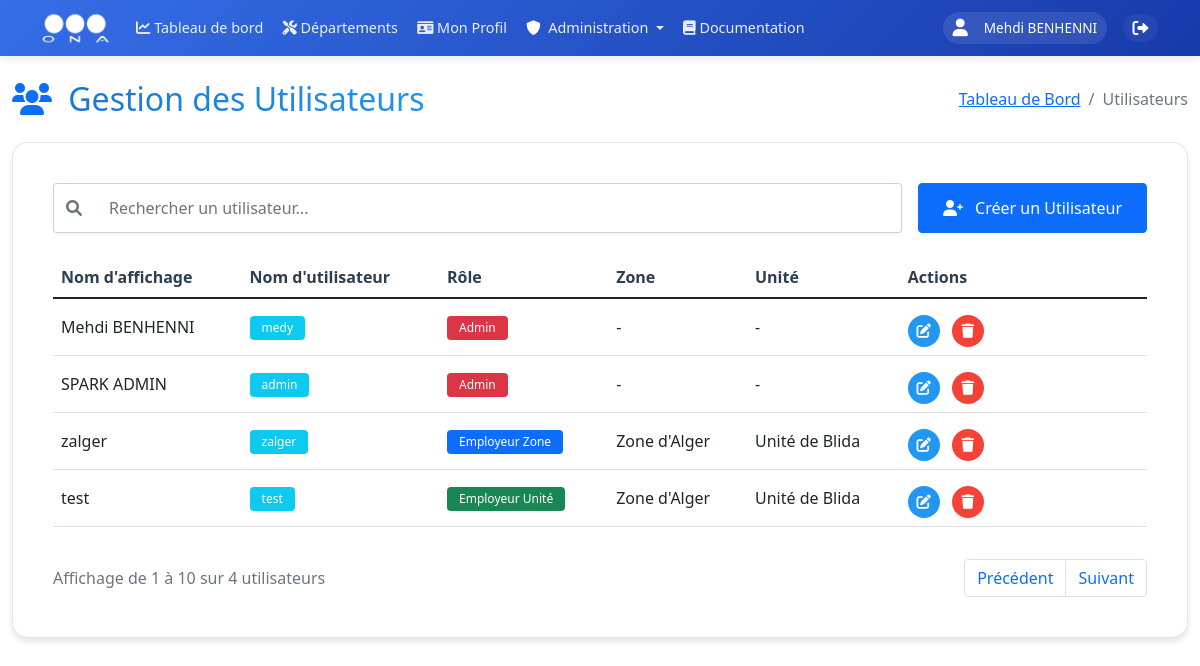
The app's page /admin/users (signed in) with its own data.
### models.py (models this page shows, shortened)
class User(UserMixin, db.Model):
    __tablename__ = 'users'
    id = db.Column(db.Integer, primary_key=True)
    username = db.Column(db.String(80), unique=True, nullable=False, index=True)
    nickname = db.Column(db.String(80), index=True)
    email = db.Column(db.String(120), unique=True, nullable=True, index=True)
    password_hash = db.Column(db.String(128))
    role = db.Column(db.String(20), nullable=False, default=UserRole.UTILISATEUR, index=True)
    is_active = db.Column(db.Boolean, default=True, index=True)
    last_login = db.Column(db.DateTime, index=True)
    unit_id = db.Column(db.Integer, db.ForeignKey('units.id', ondelete='SET NULL'), nullable=True, index=True)
    zone_id = db.Column(db.Integer, db.ForeignKey('zones.id', ondelete='SET NULL'), nullable=True, index=True)
    created_at = db.Column(db.DateTime, default=datetime.utcnow, index=True)
    updated_at = db.Column(db.DateTime, default=datetime.utcnow, onupdate=datetime.utcnow, index=True)
    profile = db.relationship('UserProfile', backref='user', uselist=False, lazy=True, cascade='all, delete-orphan')
    incidents = db.relationship('Incident', backref='author', lazy=True)

class Zone(db.Model):
    __tablename__ = 'zones'
    id = db.Column(db.Integer, primary_key=True)
    name = db.Column(db.String(100), unique=True, nullable=False, index=True)
    code = db.Column(db.String(10), unique=True, nullable=False, index=True)
    email = db.Column(db.String(120), unique=True, nullable=True)
    phone = db.Column(db.String(20), nullable=True)
    description = db.Column(db.Text)
    address = db.Column(db.String(200))
    director_id = db.Column(db.Integer, db.ForeignKey('users.id'), nullable=True)
    units = db.relationship('Unit', backref='zone', lazy=True, cascade='all, delete-orphan')
    users = db.relationship('User', backref='assigned_zone', lazy=True, foreign_keys='User.zone_id')
    director = db.relationship('User', foreign_keys=[director_id], backref='directed_zone', lazy=True)
    created_at = db.Column(db.DateTime, default=datetime.utcnow, index=True)
    updated_at = db.Column(db.DateTime, default=datetime.utcnow, onupdate=datetime.utcnow, index=True)

class Unit(db.Model):
    __tablename__ = 'units'
    id = db.Column(db.Integer, primary_key=True)
    name = db.Column(db.String(100), nullable=False, index=True)
    code = db.Column(db.String(10), unique=True, nullable=False, index=True)
    email = db.Column(db.String(120), unique=True, nullable=True)
    phone = db.Column(db.String(20), nullable=True)
    description = db.Column(db.Text)
    address = db.Column(db.String(200))
    zone_id = db.Column(db.Integer, db.ForeignKey('zones.id', ondelete='CASCADE'), nullable=False, index=True)
    director_id = db.Column(db.Integer, db.ForeignKey('users.id'), nullable=True)
    centers = db.relationship('Center', backref='unit', lazy=True, cascade='all, delete-orphan')
    users = db.relationship('User', backref='assigned_unit', lazy=True, foreign_keys='User.unit_id')
    director = db.relationship('User', foreign_keys=[director_id], backref='directed_unit', lazy=True)
    incidents = db.relationship('Incident', backref='unit', lazy=True)
    created_at = db.Column(db.DateTime, default=datetime.utcnow, index=True)
    updated_at = db.Column(db.DateTime, default=datetime.utcnow, onupdate=datetime.utcnow, index=True)

### routes/users.py (the view)
@users.route('/admin/users')
@login_required
@admin_required
def manage_users():
    users = User.query.options(
        db.joinedload(User.assigned_zone),
        db.joinedload(User.assigned_unit)
    ).all()
    zones = Zone.query.order_by(Zone.name).all()
    zones_data = [{'id': zone.id, 'name': zone.name} for zone in zones]
    available_roles = [
        UserRole.EMPLOYEUR_DG,
        UserRole.EMPLOYEUR_ZONE,
        UserRole.EMPLOYEUR_UNITE,
        UserRole.UTILISATEUR
    ]
    if current_user.role == UserRole.ADMIN:
        available_roles = [UserRole.ADMIN] + available_roles
    return render_template('admin/users.html',
                         users=users,
                         zones=zones,
                         zones_data=zones_data,
                         UserRole=UserRole,
                         available_roles=available_roles,
                         current_user=current_user)  # Pass current_user and available_roles to template

### templates/admin/users.html (shortened to what this page needs)
{% extends "base/base.html" %}
{% block content %}
<div class="container-fluid mt-4">
    <div class="row mb-4">
        <div class="col-12">
            <div class="d-flex flex-column flex-md-row justify-content-between align-items-start align-items-md-center gap-3">
                <h2 class="mb-0">
                    <i class="fas fa-users me-2 text-primary"></i>
                    <span class="gradient-text">Gestion des Utilisateurs</span>
                </h2>
                <nav aria-label="breadcrumb">
                    <ol class="breadcrumb mb-0">
                        <li class="breadcrumb-item"><a href="{{ url_for('main_dashboard.dashboard') }}">Tableau de Bord</a></li>
                        <li class="breadcrumb-item active">Utilisateurs</li>
                    </ol>
                </nav>
            </div>
        </div>
    </div>
    <div class="row">
        <div class="col-12">
            <div class="glass-card">
                <div class="card-body">
                    <div class="d-flex flex-column flex-md-row justify-content-between align-items-stretch gap-3 mb-4">
                        <div class="flex-grow-1">
                            <div class="input-group">
                                <span class="input-group-text">
                                    <i class="fas fa-search"></i>
                                </span>
                                <input type="text" id="searchInput" class="form-control" placeholder="Rechercher un utilisateur...">
                            </div>
                        </div>
                        <div>
                            <button id="createUserBtn" class="btn btn-primary w-100">
                                <i class="fas fa-user-plus me-2"></i>
                                Créer un Utilisateur
                            </button>
                        </div>
                    </div>
                    <div class="table-responsive">
                        <table class="table table-hover" id="usersTable">
                            <thead>
                                <tr>
                                    <th class="text-nowrap">Nom d'affichage</th>
                                    <th class="text-nowrap">Nom d'utilisateur</th>
                                    <th class="text-nowrap">Rôle</th>
                                    <th class="text-nowrap">Zone</th>
                                    <th class="text-nowrap">Unité</th>
                                    <th class="text-nowrap">Actions</th>
                                </tr>
                            </thead>
                            <tbody>
                                {% for user in users %}
                                <tr>
                                    <td class="text-break">{{ user.nickname if user.nickname else '-' }}</td>
                                    <td><span class="badge bg-info text-break">{{ user.username }}</span></td>
                                    <td>
                                        {% if user.role == UserRole.ADMIN %}
                                            <span class="badge bg-danger text-wrap">{{ UserRole.get_role_display_name(user.role) }}</span>
                                        {% elif user.role == UserRole.EMPLOYEUR_DG %}
                                            <span class="badge bg-warning text-wrap">{{ UserRole.get_role_display_name(user.role) }}</span>
                                        {% elif user.role == UserRole.EMPLOYEUR_ZONE %}
                                            <span class="badge bg-primary text-wrap">{{ UserRole.get_role_display_name(user.role) }}</span>
                                        {% elif user.role == UserRole.EMPLOYEUR_UNITE %}
                                            <span class="badge bg-success text-wrap">{{ UserRole.get_role_display_name(user.role) }}</span>
                                        {% else %}
                                            <span class="badge bg-secondary text-wrap">{{ UserRole.get_role_display_name(user.role) }}</span>
                                        {% endif %}
                                    </td>
                                    <td class="text-break">{{ user.assigned_zone.name if user.assigned_zone else '-' }}</td>
                                    <td class="text-break">{{ user.assigned_unit.name if user.assigned_unit else '-' }}</td>
                                    <td>
                                        <div class="actions-wrapper">
                                            <div class="actions-cell">
                                                <div class="actions-dropdown">
                                                    <div class="actions-menu">
                                                        <button class="action-btn btn-primary edit-user me-2"
                                                                data-user-id="{{ user.id }}"
                                                                data-username="{{ user.username }}"
                                                                data-nickname="{{ user.nickname }}"
                                                                data-role="{{ user.role }}"
                                                                data-zone="{{ user.assigned_zone.id if user.assigned_zone else '' }}"
                                                                data-unit="{{ user.assigned_unit.id if user.assigned_unit else '' }}"
                                                                data-bs-toggle="tooltip"
                                                                title="Modifier l'utilisateur">
                                                            <i class="fas fa-edit"></i>
                                                        </button>
                                                        <button class="action-btn btn-danger delete-user"
                                                                data-user-id="{{ user.id }}"
                                                                data-bs-toggle="tooltip"
                                                                title="Supprimer l'utilisateur">
                                                            <i class="fas fa-trash"></i>
                                                        </button>
                                                    </div>
                                                </div>
                                            </div>
                                        </div>
                                    </td>
                                </tr>
                                {% endfor %}
                            </tbody>
                        </table>
                    </div>
                    <div class="d-flex flex-column flex-md-row justify-content-between align-items-center gap-3 mt-3">
                        <div class="text-muted order-2 order-md-1">
                            Affichage de <span id="startRange">1</span> à <span id="endRange">10</span> sur <span id="totalItems">{{ users|length }}</span> utilisateurs
                        </div>
                        <nav aria-label="Page navigation" class="order-1 order-md-2">
                            <ul class="pagination mb-0">
                                <li class="page-item">
                                    <button class="page-link" id="prevPage">Précédent</button>
                                </li>
                                <li class="page-item">
                                    <button class="page-link" id="nextPage">Suivant</button>
                                </li>
                            </ul>
                        </nav>
                    </div>
                </div>
            </div>
        </div>
    </div>
</div>
{% endblock %}
{% block extra_css %}
<link rel="stylesheet" href="{{ url_for('static', filename='css/admin/users.css') }}">
{% endblock %}

### templates/base/base.html (shortened to what this page needs)
<!DOCTYPE html>
<html lang="fr" dir="ltr">
<head>
    <link href="https://cdn.jsdelivr.net/npm/bootstrap@5.1.3/dist/css/bootstrap.min.css" rel="stylesheet">
    <link href="https://cdnjs.cloudflare.com/ajax/libs/font-awesome/6.0.0/css/all.min.css" rel="stylesheet">
    <link rel="stylesheet" href="https://unpkg.com/leaflet@1.9.4/dist/leaflet.css" />
    <link rel="stylesheet" href="https://cdn.datatables.net/1.11.5/css/dataTables.bootstrap5.min.css">
    {% block extra_css %}{% endblock %}
</head>
<body>
    <nav class="navbar navbar-expand-lg sticky-top">
        <div class="container">
            <a class="navbar-brand" href="{{ url_for('main_dashboard.dashboard') }}">
                <img src="{{ url_for('static', filename='images/ona_logo.png') }}" alt="ONA">
            </a>
            <div class="collapse navbar-collapse" id="navbarNav">
                <ul class="navbar-nav me-auto mb-2 mb-lg-0">
                    <li class="nav-item">
                        <a class="nav-link" href="{{ url_for('main_dashboard.dashboard') }}">
                            <i class="fas fa-chart-line"></i>
                            <span>Tableau de bord</span>
                        </a>
                    </li>
                    <li class="nav-item">
                        <a class="nav-link" href="{{ url_for('departements') }}">
                            <i class="fas fa-tools"></i>
                            <span>Départements</span>
                        </a>
                    </li>
                    {% if current_user.is_authenticated %}
                    <li class="nav-item">
                        <a class="nav-link" href="{{ url_for('profiles.view_profile') }}">
                            <i class="fas fa-id-card"></i>
                            <span>Mon Profil</span>
                        </a>
                    </li>
                    {% if current_user.role == 'Admin' %}
                    <li class="nav-item dropdown">
                        <a class="nav-link dropdown-toggle" href="#" id="adminDropdown" role="button" data-bs-toggle="dropdown">
                            <i class="fas fa-shield-alt text-white me-1"></i> Administration
                        </a>
                    </li>
                    {% endif %}
                    {% endif %}
                    <li class="nav-item">
                        <a class="nav-link {% if active_page == 'documentation' %}active{% endif %}" href="{{ url_for('documentation.view_documentation') }}">
                            <i class="fas fa-book"></i> Documentation
                        </a>
                    </li>
                </ul>
                <div class="user-section">
                    <div class="d-flex align-items-center">
                        {% if current_user.is_authenticated %}
                            <div class="user-info">
                                <i class="fas fa-user me-2"></i>
                                <span>
                                    {% if current_user.nickname %}
                                        {{ current_user.nickname }}
                                    {% else %}
                                        {{ current_user.username }}
                                    {% endif %}
                                </span>
                            </div>
                            <a href="{{ url_for('auth.logout') }}" class="logout-btn text-white text-decoration-none ms-2" title="Déconnexion">
                                <i class="fas fa-sign-out-alt"></i>
                            </a>
                        {% else %}
                            <a href="{{ url_for('auth.login') }}" class="btn btn-light">Connexion</a>
                        {% endif %}
                    </div>
                </div>
            </div>
        </div>
    </nav>
    {% block content %}{% endblock %}
</body>
</html>

### records on screen
User: nickname "Mehdi BENHENNI", username "medy", get_role_display_name "Admin", assigned_zone "-", assigned_unit "-"
User: nickname "SPARK ADMIN", username "admin", get_role_display_name "Admin", assigned_zone "-", assigned_unit "-"
User: nickname "zalger", username "zalger", get_role_display_name "Employeur Zone", assigned_zone "Zone d'Alger", assigned_unit "Unité de Blida"
User: nickname "test", username "test", get_role_display_name "Employeur Unité", assigned_zone "Zone d'Alger", assigned_unit "Unité de Blida"

### other values on screen
{{ users|length }} "4"
